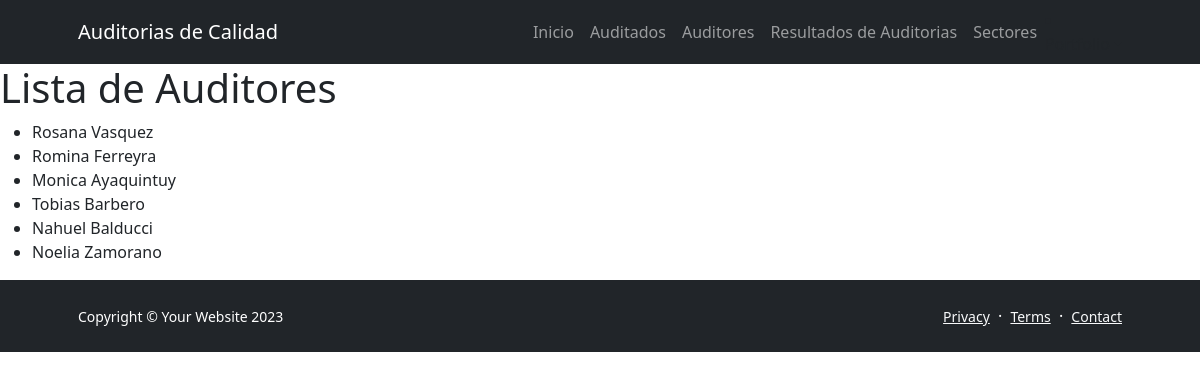
The app's page /AppAuditoria/auditores/, older data.
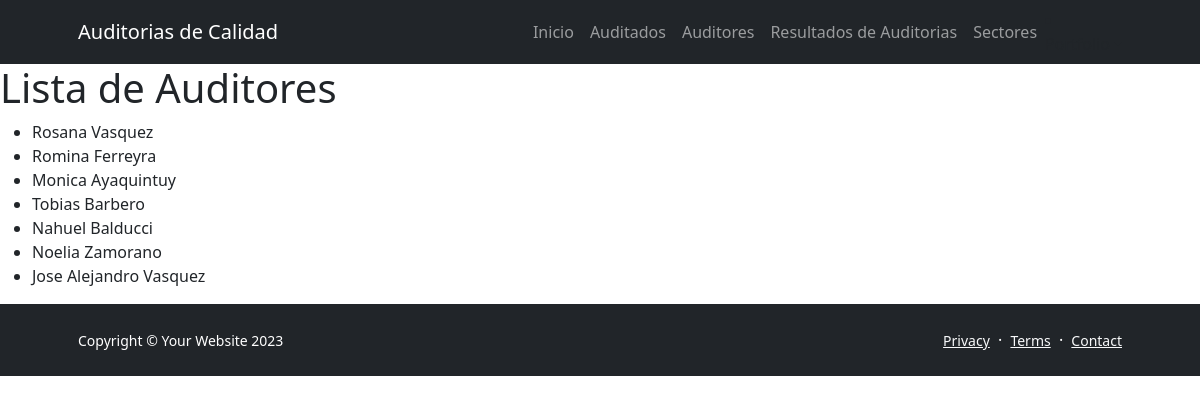
The same page, newer data.
### AppAuditoria/models.py (models this page shows, shortened)
class Auditor(models.Model):
    nombre = models.CharField(max_length=100)
    apellido = models.CharField(max_length=100)
    email = models.EmailField()

### AppAuditoria/views.py (the view)
# urls.py: path('auditores/', views.listar_auditores, name='lista_auditores'),
def listar_auditores(request):
    auditores = Auditor.objects.all()
    return render(request, 'appauditoria/lista_auditores.html', {'auditores': auditores})

### AppAuditoria/templates/AppAuditoria/lista_auditores.html (shortened to what this page needs)
<!DOCTYPE html>
{% extends 'AppAuditoria/base.html' %}
{% load static %}
{% block section1 %}
<html>
<head>
</head>
<body>
    <h1>Lista de Auditores</h1>
    <ul>
        {% for auditor in auditores %}
            <li>{{ auditor.nombre }} {{ auditor.apellido }}</li>
        {% endfor %}
    </ul>
</body>
</html>
{% endblock %}

Row changes from the older to the newer data that the page shows:
added Auditor: nombre "Jose Alejandro", apellido "Vasquez"
